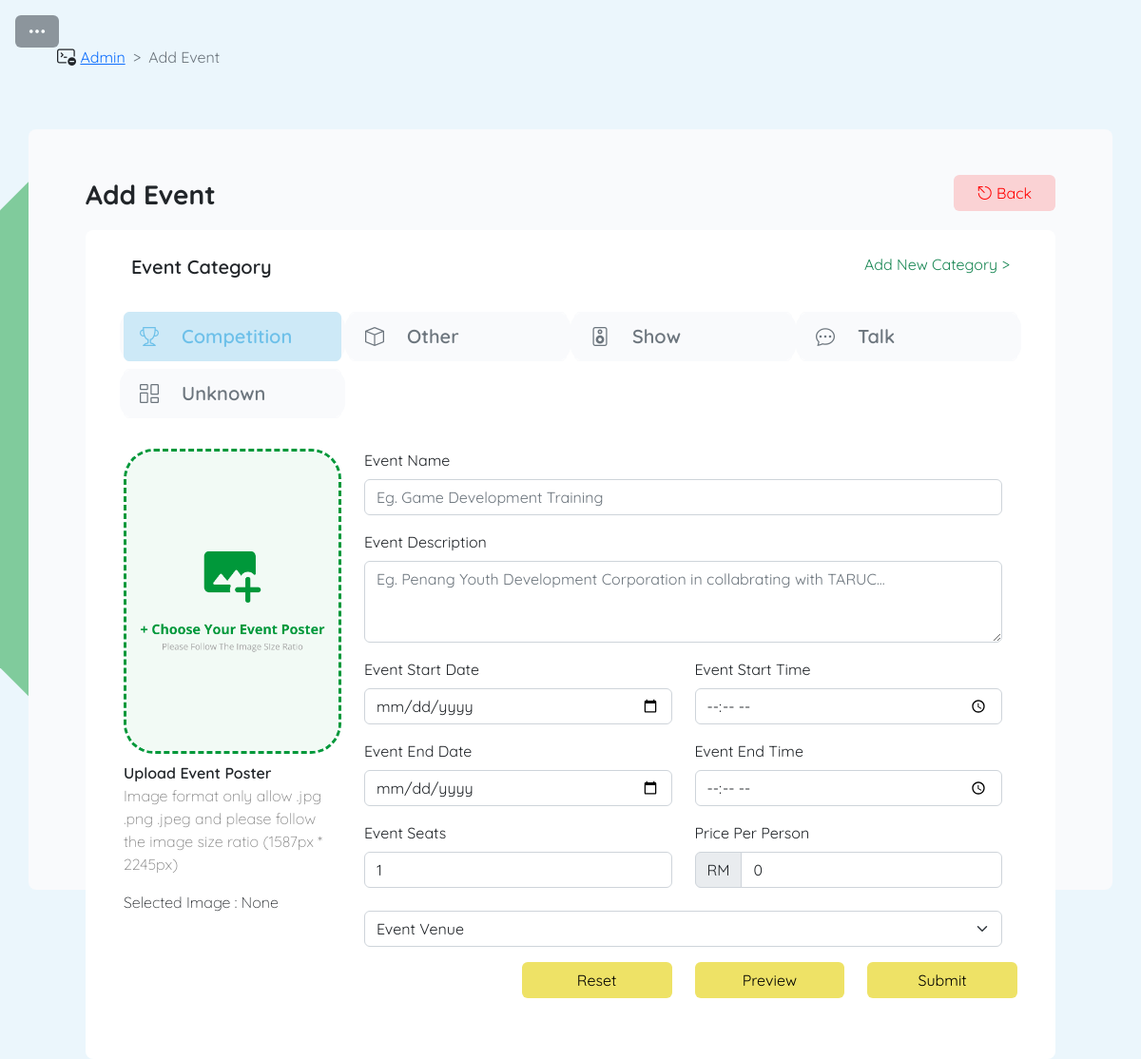
The page /admin/event-add.php (signed in) on the database its author committed.
### tables this page shows
CREATE TABLE `nitro_category` (
  `categoryName` varchar(20) NOT NULL,
  `categoryIcon` varchar(20) DEFAULT NULL,
  `is_delete` bit(1) DEFAULT NULL
);

### admin/event-add.php (the view, shortened to what the rows shown need)
<html lang="en">
    <head>
        <link rel="stylesheet" href="https://cdn.jsdelivr.net/npm/bootstrap-icons@1.9.1/font/bootstrap-icons.css">
        <link href="https://cdn.jsdelivr.net/npm/bootstrap@5.2.0/dist/css/bootstrap.min.css" rel="stylesheet">
        <link type="text/css" rel="stylesheet" href="css/style.css">
    </head>
    <body style="background-image: url('./image/add_page_background.png');">
        <div class="container my-5 rounded-3 h-100" style="background-color: #F9FAFC;">
                <div class="container">
                    <form class="needs-validation" action="" method="POST" enctype="multipart/form-data" novalidate>
                        <div class="row px-lg-5 px-0">
                            <div class="col pb-5 rounded-3" style="background-color: white">
                                <div class="row mt-4 mx-4 g-2">
                                    <?php
                                        $conn = new mysqli(DB_HOST, DB_USER, DB_PASSWORD, DB_NAME);
                                        $query = "SELECT * FROM nitro_category WHERE is_delete = 0";
                                        $result = $conn->query($query);
                                        if($result->num_rows == 0){
                                            printf('
                                            <div class="col-12 col-lg-3 d-grid rounded-4" style="background-color: #F9FAFC;">
                                                <input type="radio" class="btn-check" name="category" value="unknown" id="cat_unknown" autocomplete="off" checked>
                                                    <label class="btn btn-outline-select" for="cat_unknown">
                                                        <div class="row p-1 ">
                                                            <div class="col-12 col-lg-auto align-self-center">
                                                                <i class="bi bi-columns-gap fs-5"></i>
                                                            </div>
                                                            <div class="col">
                                                                <p class="m-0 fs-5 fw-semibold text-lg-start text-center">Unknown</p>
                                                            </div>
                                                        </div>
                                                    </label>
                                            </div>
                                            ');
                                        } else {
                                            $first = true;
                                            while($row = $result->fetch_object()){
                                                $checked_status = isset($_POST['category']) ? ($_POST['category'] == $row->categoryName ? "checked" : "") : "";
                                                printf('
                                                <div class="col-12 col-lg-3 d-grid rounded-4" style="background-color: #F9FAFC;">
                                                    <input type="radio" class="btn-check" name="category" value="%s" id="cat_%s" onclick="chg_value(\'preview_category\', this.value);" autocomplete="off" %s %s>
                                                        <label class="btn btn-outline-select" for="cat_%s">
                                                            <div class="row p-1 ">
                                                                <div class="col-12 col-lg-auto align-self-center">
                                                                    <i class="%s fs-5"></i>
                                                                </div>
                                                                <div class="col">
                                                                    <p class="m-0 fs-5 fw-semibold text-lg-start text-center">%s</p>
                                                                </div>
                                                            </div>
                                                        </label>
                                                </div>
                                                ', $row->categoryName, $row->categoryName, $first == true ? "checked" : null, $checked_status , $row->categoryName, $row->categoryIcon, $row->categoryName);
                                                $first = false;
                                            }
                                        }
                                    ?>
                                </div>
                                            <?php
                                                $query = "SELECT * FROM nitro_venue WHERE is_delete = 0";
                                                    $result = $conn->query($query);
                                                    while($row = $result->fetch_object()){
                                                        printf('
                                                            <option value="%s" %s>%s</option>
                                                        ', $row->venueName, $row->venueName == $_POST['eventVenue'] ? "selected" : null, $row->venueName);
                                                    }
                                            ?>
                            </div>
                        </div>
                    </form>
                </div>
        </div>
    </body>
</html>

### rows shown on the page
nitro_category: categoryName "Competition"
nitro_category: categoryName "Other"
nitro_category: categoryName "Show"
nitro_category: categoryName "Talk"
nitro_category: categoryName "Unknown"
